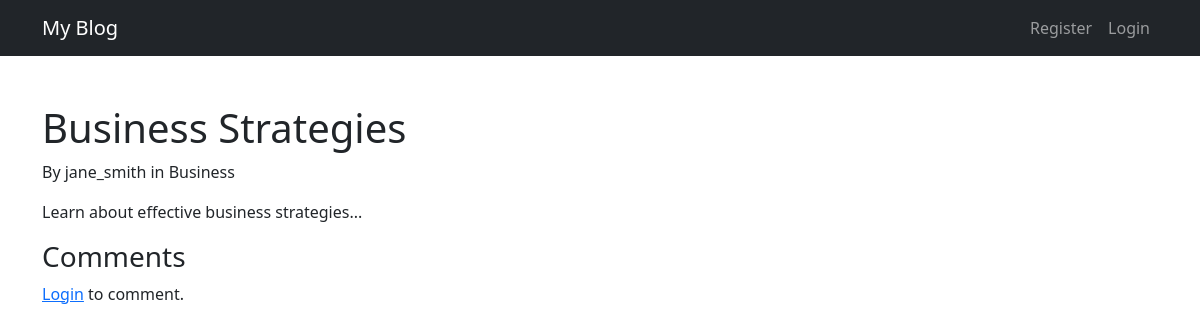
Screenshot of /post.php?id=3 with the database file from the repository.
### tables this page shows
CREATE TABLE `posts` (
  `id` int(11) NOT NULL,
  `title` varchar(255) NOT NULL,
  `content` text NOT NULL,
  `author_id` int(11) DEFAULT NULL,
  `category_id` int(11) DEFAULT NULL,
  `created_at` timestamp NOT NULL DEFAULT current_timestamp()
);

CREATE TABLE `users` (
  `id` int(11) NOT NULL,
  `username` varchar(50) NOT NULL,
  `email` varchar(100) NOT NULL,
  `password` varchar(255) NOT NULL,
  `role` enum('admin','user') DEFAULT 'user'
);

CREATE TABLE `categories` (
  `id` int(11) NOT NULL,
  `name` varchar(50) NOT NULL
);

### post.php (the view, shortened to what this page needs)
<?php include 'includes/config.php';
$post_id = $_GET['id'];
$stmt = $pdo->prepare("
  SELECT posts.*, users.username, categories.name AS category_name
  FROM posts
  JOIN users ON posts.author_id = users.id
  JOIN categories ON posts.category_id = categories.id
  WHERE posts.id = ?
");
$stmt->execute([$post_id]);
$post = $stmt->fetch();
?>
<?php include 'includes/header.php'; ?>
  <div class="container mt-5">
    <h1><?= $post['title'] ?></h1>
    <p>By <?= $post['username'] ?> in <?= $post['category_name'] ?></p>
    <p><?= nl2br($post['content']) ?></p>
    <h3>Comments</h3>
    <?php if (isset($_SESSION['user_id'])): ?>
      <form method="post">
        <div class="mb-3">
          <textarea name="comment" class="form-control" placeholder="Add a comment" required></textarea>
        </div>
        <button type="submit" name="submit_comment" class="btn btn-primary">Post Comment</button>
      </form>
      <?php
      if (isset($_POST['submit_comment'])) {
        $content = htmlspecialchars($_POST['comment']);
        $user_id = $_SESSION['user_id'];
        $stmt = $pdo->prepare("INSERT INTO comments (post_id, user_id, content) VALUES (?, ?, ?)");
        $stmt->execute([$post_id, $user_id, $content]);
        header("Refresh:0");
      }
      ?>
    <?php else: ?>
      <p><a href="login.php">Login</a> to comment.</p>
    <?php endif; ?>
  </div>
</body>
</html>

### rows the page displays
posts: title "Business Strategies", author.username "jane_smith", category.name "Business", content "Learn about effective business strategies..."
